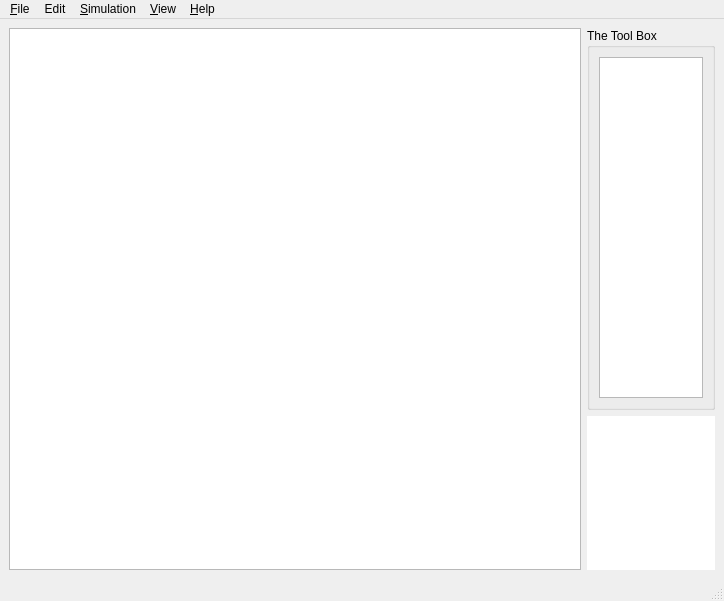
<?xml version="1.0" encoding="UTF-8"?>
<ui version="4.0">
 <class>MainWindow</class>
 <widget class="QMainWindow" name="MainWindow">
  <property name="geometry">
   <rect>
    <x>0</x>
    <y>0</y>
    <width>724</width>
    <height>601</height>
   </rect>
  </property>
  <property name="maximumSize">
   <size>
    <width>16777215</width>
    <height>16777215</height>
   </size>
  </property>
  <property name="windowTitle">
   <string>The Butterfly Effect</string>
  </property>
  <property name="windowIcon">
   <iconset resource="../../images/illustrations/tbe-icon.qrc">
    <normaloff>:/newPrefix/tbe-icon.png</normaloff>:/newPrefix/tbe-icon.png</iconset>
  </property>
  <widget class="QWidget" name="centralwidget">
   <layout class="QGridLayout" name="gridLayout">
    <item row="0" column="0" rowspan="2">
     <widget class="ResizingGraphicsView" name="graphicsView"/>
    </item>
    <item row="0" column="1">
     <widget class="QGroupBox" name="groupBox">
      <property name="maximumSize">
       <size>
        <width>128</width>
        <height>16777215</height>
       </size>
      </property>
      <property name="title">
       <string>The Tool Box</string>
      </property>
      <layout class="QVBoxLayout" name="verticalLayout">
       <item>
        <widget class="QListView" name="theToolBoxView">
         <property name="minimumSize">
          <size>
           <width>64</width>
           <height>0</height>
          </size>
         </property>
         <property name="maximumSize">
          <size>
           <width>128</width>
           <height>16777215</height>
          </size>
         </property>
        </widget>
       </item>
      </layout>
     </widget>
    </item>
    <item row="1" column="1">
     <widget class="QGraphicsView" name="StartStopView">
      <property name="minimumSize">
       <size>
        <width>80</width>
        <height>96</height>
       </size>
      </property>
      <property name="maximumSize">
       <size>
        <width>128</width>
        <height>154</height>
       </size>
      </property>
      <property name="toolTip">
       <string>You can click on the stopwatch to start/stop the simulation.
Once the simulation has run and is stopped, you can reset the simulation using the reset arrow.</string>
      </property>
      <property name="frameShape">
       <enum>QFrame::NoFrame</enum>
      </property>
      <property name="frameShadow">
       <enum>QFrame::Plain</enum>
      </property>
      <property name="verticalScrollBarPolicy">
       <enum>Qt::ScrollBarAlwaysOff</enum>
      </property>
      <property name="horizontalScrollBarPolicy">
       <enum>Qt::ScrollBarAlwaysOff</enum>
      </property>
     </widget>
    </item>
   </layout>
  </widget>
  <widget class="QMenuBar" name="menubar">
   <property name="geometry">
    <rect>
     <x>0</x>
     <y>0</y>
     <width>724</width>
     <height>22</height>
    </rect>
   </property>
   <widget class="QMenu" name="menuEdit">
    <property name="title">
     <string>Edit</string>
    </property>
   </widget>
   <widget class="QMenu" name="menuHelp">
    <property name="title">
     <string>&amp;Help</string>
    </property>
    <addaction name="actionAbout"/>
   </widget>
   <widget class="QMenu" name="menuView">
    <property name="title">
     <string>&amp;View</string>
    </property>
    <addaction name="actionZoom_In"/>
    <addaction name="actionZoom_Out"/>
    <addaction name="separator"/>
    <addaction name="actionZoom_to_all"/>
   </widget>
   <widget class="QMenu" name="menuSimulation">
    <property name="title">
     <string>&amp;Simulation</string>
    </property>
    <widget class="QMenu" name="menuSpeed">
     <property name="toolTip">
      <string>adjust the simulation speed</string>
     </property>
     <property name="title">
      <string>Sim Speed</string>
     </property>
     <addaction name="action_quarter_speed"/>
     <addaction name="action_half_speed"/>
     <addaction name="action_normal_speed"/>
     <addaction name="action_double_speed"/>
    </widget>
    <addaction name="actionStart"/>
    <addaction name="actionStop"/>
    <addaction name="actionReset"/>
    <addaction name="separator"/>
    <addaction name="menuSpeed"/>
   </widget>
   <widget class="QMenu" name="menuFile">
    <property name="title">
     <string>&amp;File</string>
    </property>
    <addaction name="actionOpen_level"/>
    <addaction name="actionOpen_custom_level"/>
    <addaction name="separator"/>
    <addaction name="actionOpen_savegame"/>
    <addaction name="actionSave"/>
    <addaction name="separator"/>
    <addaction name="actionRestart"/>
    <addaction name="action_Quit"/>
   </widget>
   <addaction name="menuFile"/>
   <addaction name="menuEdit"/>
   <addaction name="menuSimulation"/>
   <addaction name="menuView"/>
   <addaction name="menuHelp"/>
  </widget>
  <widget class="QStatusBar" name="statusbar"/>
  <action name="actionSave">
   <property name="enabled">
    <bool>true</bool>
   </property>
   <property name="text">
    <string>Save...</string>
   </property>
  </action>
  <action name="actionAbout">
   <property name="text">
    <string>About...</string>
   </property>
  </action>
  <action name="actionRestart">
   <property name="enabled">
    <bool>false</bool>
   </property>
   <property name="text">
    <string>Restart Level...</string>
   </property>
  </action>
  <action name="actionOpen_savegame">
   <property name="enabled">
    <bool>false</bool>
   </property>
   <property name="text">
    <string>&amp;Open savegame...</string>
   </property>
  </action>
  <action name="actionZoom_to_all">
   <property name="enabled">
    <bool>false</bool>
   </property>
   <property name="text">
    <string>Zoom to all...</string>
   </property>
  </action>
  <action name="actionZoom_In">
   <property name="enabled">
    <bool>false</bool>
   </property>
   <property name="text">
    <string>Zoom In</string>
   </property>
   <property name="shortcut">
    <string>Ctrl++</string>
   </property>
  </action>
  <action name="actionZoom_Out">
   <property name="enabled">
    <bool>false</bool>
   </property>
   <property name="text">
    <string>Zoom Out</string>
   </property>
   <property name="shortcut">
    <string>Ctrl+-</string>
   </property>
  </action>
  <action name="action_Quit">
   <property name="text">
    <string>&amp;Quit</string>
   </property>
  </action>
  <action name="actionStart">
   <property name="text">
    <string>Start</string>
   </property>
  </action>
  <action name="actionStop">
   <property name="text">
    <string>S&amp;top</string>
   </property>
  </action>
  <action name="actionReset">
   <property name="text">
    <string>&amp;Reset</string>
   </property>
  </action>
  <action name="actionOpen_level">
   <property name="text">
    <string>Open level...</string>
   </property>
   <property name="iconText">
    <string>Open level...</string>
   </property>
   <property name="toolTip">
    <string>Open level...</string>
   </property>
  </action>
  <action name="action_quarter_speed">
   <property name="checkable">
    <bool>true</bool>
   </property>
   <property name="text">
    <string>1/4 speed</string>
   </property>
   <property name="toolTip">
    <string>makes the simulation run at quarter speed</string>
   </property>
  </action>
  <action name="action_half_speed">
   <property name="checkable">
    <bool>true</bool>
   </property>
   <property name="text">
    <string>1/2 speed</string>
   </property>
   <property name="toolTip">
    <string>makes the simulation run at half speed</string>
   </property>
  </action>
  <action name="action_normal_speed">
   <property name="checkable">
    <bool>true</bool>
   </property>
   <property name="text">
    <string>1/1 speed</string>
   </property>
   <property name="toolTip">
    <string>makes the simulation run at normal &quot;real world&quot; speed</string>
   </property>
  </action>
  <action name="action_double_speed">
   <property name="checkable">
    <bool>true</bool>
   </property>
   <property name="text">
    <string>2x speed</string>
   </property>
   <property name="toolTip">
    <string>makes the simulation run at double speed</string>
   </property>
  </action>
  <action name="actionOpen_custom_level">
   <property name="text">
    <string>Open custom level...</string>
   </property>
  </action>
 </widget>
 <customwidgets>
  <customwidget>
   <class>ResizingGraphicsView</class>
   <extends>QGraphicsView</extends>
   <header>resizinggraphicsview.h</header>
  </customwidget>
 </customwidgets>
 <resources>
  <include location="../../images/illustrations/tbe-icon.qrc"/>
 </resources>
 <connections>
  <connection>
   <sender>action_Quit</sender>
   <signal>activated()</signal>
   <receiver>MainWindow</receiver>
   <slot>close()</slot>
   <hints>
    <hint type="sourcelabel">
     <x>-1</x>
     <y>-1</y>
    </hint>
    <hint type="destinationlabel">
     <x>361</x>
     <y>300</y>
    </hint>
   </hints>
  </connection>
 </connections>
</ui>
